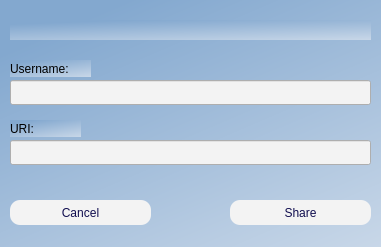
<?xml version="1.0" encoding="UTF-8"?>
<ui version="4.0">
 <class>DialogShare</class>
 <widget class="QDialog" name="DialogShare">
  <property name="geometry">
   <rect>
    <x>0</x>
    <y>0</y>
    <width>381</width>
    <height>247</height>
   </rect>
  </property>
  <property name="windowTitle">
   <string>Dialog</string>
  </property>
  <property name="styleSheet">
   <string notr="true">background-color: qlineargradient(spread:pad, x1:0.338, y1:0, x2:1, y2:1, stop:0 rgba(131, 168, 207, 255), stop:1 rgba(200, 215, 232, 255));</string>
  </property>
  <widget class="QPushButton" name="pushButton_share">
   <property name="geometry">
    <rect>
     <x>230</x>
     <y>200</y>
     <width>141</width>
     <height>25</height>
    </rect>
   </property>
   <property name="styleSheet">
    <string notr="true">background-color: rgb(243, 243, 243);
color: rgb(17, 14, 79);
border-width: 5px;
border-radius: 10px;</string>
   </property>
   <property name="text">
    <string>Share</string>
   </property>
  </widget>
  <widget class="QLabel" name="label">
   <property name="geometry">
    <rect>
     <x>10</x>
     <y>60</y>
     <width>81</width>
     <height>17</height>
    </rect>
   </property>
   <property name="styleSheet">
    <string notr="true">background-color: &quot;transparent&quot;;</string>
   </property>
   <property name="text">
    <string>Username:</string>
   </property>
  </widget>
  <widget class="QLabel" name="label_2">
   <property name="geometry">
    <rect>
     <x>10</x>
     <y>120</y>
     <width>71</width>
     <height>17</height>
    </rect>
   </property>
   <property name="styleSheet">
    <string notr="true">background-color: &quot;transparent&quot;;
</string>
   </property>
   <property name="text">
    <string>URI: </string>
   </property>
  </widget>
  <widget class="QPushButton" name="pushButton_cancel">
   <property name="geometry">
    <rect>
     <x>10</x>
     <y>200</y>
     <width>141</width>
     <height>25</height>
    </rect>
   </property>
   <property name="styleSheet">
    <string notr="true">background-color: rgb(243, 243, 243);
color: rgb(17, 14, 79);
border-width: 5px;
border-radius: 10px;</string>
   </property>
   <property name="text">
    <string>Cancel</string>
   </property>
  </widget>
  <widget class="QLineEdit" name="username">
   <property name="geometry">
    <rect>
     <x>10</x>
     <y>80</y>
     <width>361</width>
     <height>25</height>
    </rect>
   </property>
   <property name="styleSheet">
    <string notr="true">border-color: rgb(243, 243, 243);
background-color: rgb(243, 243, 243);
color: rgb(20, 85, 145);</string>
   </property>
  </widget>
  <widget class="QLineEdit" name="URI">
   <property name="geometry">
    <rect>
     <x>10</x>
     <y>140</y>
     <width>361</width>
     <height>25</height>
    </rect>
   </property>
   <property name="styleSheet">
    <string notr="true">border-color: rgb(243, 243, 243);
background-color: rgb(243, 243, 243);
color: rgb(20, 85, 145);</string>
   </property>
  </widget>
  <widget class="QLabel" name="errorMessage">
   <property name="geometry">
    <rect>
     <x>10</x>
     <y>20</y>
     <width>361</width>
     <height>20</height>
    </rect>
   </property>
   <property name="styleSheet">
    <string notr="true">background-color: &quot;transparent&quot;;</string>
   </property>
   <property name="text">
    <string/>
   </property>
   <property name="alignment">
    <set>Qt::AlignCenter</set>
   </property>
  </widget>
 </widget>
 <resources/>
 <connections/>
</ui>
